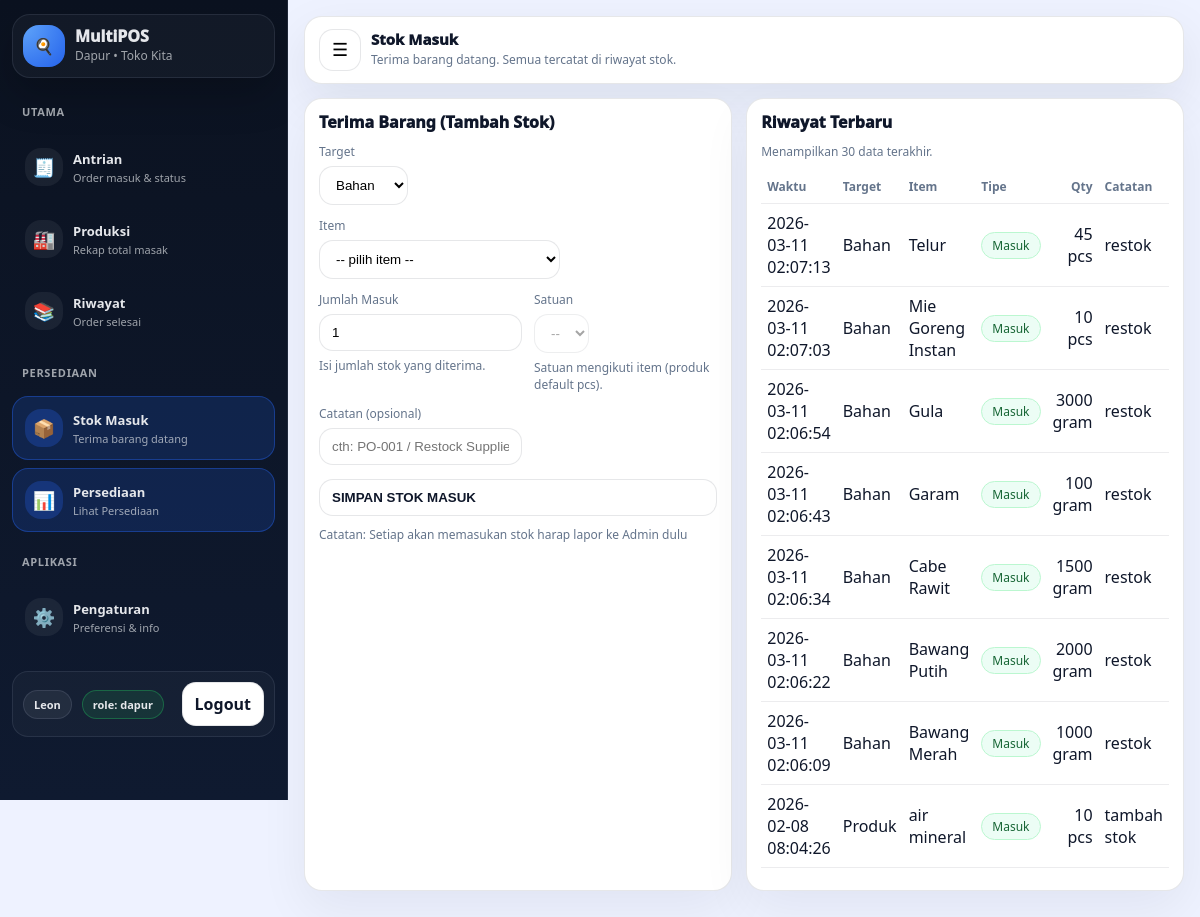
The app's page /advance/dapur_stok_masuk.php (signed in) with its own data.
### tables this page shows
CREATE TABLE `stock_movements` (
  `id` int(11) NOT NULL,
  `store_id` int(11) NOT NULL,
  `target_type` enum('product','ingredient') NOT NULL,
  `target_id` int(11) NOT NULL,
  `direction` enum('in','out') NOT NULL,
  `qty` decimal(12,3) NOT NULL DEFAULT 0.000,
  `unit` varchar(20) NOT NULL DEFAULT 'pcs',
  `note` varchar(255) NOT NULL DEFAULT '',
  `created_by` int(11) NOT NULL,
  `created_at` datetime NOT NULL DEFAULT current_timestamp()
);

### advance/dapur_stok_masuk.php (the view, shortened to what this page needs)
<?php
require __DIR__ . '/../config/db.php';
$dapurId   = (int)auth_user()['id'];
$st = $pdo->prepare("
  SELECT s.id, s.name
  FROM users u
  JOIN stores s ON s.owner_admin_id = u.created_by
  WHERE u.id=? AND s.is_active=1
  LIMIT 1
");
$st->execute([$dapurId]);
$store = $st->fetch();
$storeId   = (int)$store['id'];
$movQ = $pdo->prepare("
  SELECT m.*,
    CASE WHEN m.target_type='product' THEN p.name ELSE i.name END AS item_name
  FROM stock_movements m
  LEFT JOIN products p ON (m.target_type='product' AND p.id=m.target_id)
  LEFT JOIN ingredients i ON (m.target_type='ingredient' AND i.id=m.target_id)
  WHERE m.store_id=?
  ORDER BY m.id DESC
  LIMIT 30
");
$movQ->execute([$storeId]);
$movements = $movQ->fetchAll();
require __DIR__ . '/../publik/partials/dapur_layout_top.php';
require __DIR__ . '/../publik/partials/dapur_sidebar.php';
?>
<main class="content">
  <div class="topbar">
    <div class="left">
      <button class="icon-btn" type="button"
        onclick="window.__dapurSidebarToggle && window.__dapurSidebarToggle()"
        aria-label="Menu">☰</button>
      <div>
        <p class="h" style="margin:0;">Stok Masuk</p>
        <p class="p">Terima barang datang. Semua tercatat di riwayat stok.</p>
      </div>
    </div>
  </div>
  <div class="grid2">
    <div class="card">
      <div style="font-weight:950; margin-bottom:10px;">Terima Barang (Tambah Stok)</div>
      <form method="post" id="inForm">
        <div style="display:grid;grid-template-columns:1fr;gap:12px;">
          <div>
            <label class="small muted" style="display:block;margin-bottom:6px;">Target</label>
            <select name="target" id="targetSel">
              <option value="ingredient">Bahan</option>
            </select>
          </div>
        </div>
        <div style="margin-top:12px;">
          <label class="small muted" style="display:block;margin-bottom:6px;">Item</label>
          <select name="item_id" id="itemSel">
            <option value="0">-- pilih item --</option>
          </select>
        </div>
        <div style="display:grid;grid-template-columns:1fr 1fr;gap:12px;margin-top:12px;">
          <div>
            <label class="small muted" style="display:block;margin-bottom:6px;">Jumlah Masuk</label>
            <input type="number" name="qty" id="qtyInp" step="0.001" min="0.001" value="1">
            <div class="small muted" style="margin-top:6px;">Isi jumlah stok yang diterima.</div>
          </div>
          <div>
            <label class="small muted" style="display:block;margin-bottom:6px;">Satuan</label>
            <select name="unit" id="unitSel" disabled>
              <option value="">--</option>
            </select>
            <div class="small muted" style="margin-top:6px;">Satuan mengikuti item (produk default pcs).</div>
          </div>
        </div>
        <div style="margin-top:12px;">
          <label class="small muted" style="display:block;margin-bottom:6px;">Catatan (opsional)</label>
          <input type="text" name="note" placeholder="cth: PO-001 / Restock Supplier A / Barang datang">
        </div>
        <div style="margin-top:14px;">
          <button class="btn" type="submit" style="width:100%;">SIMPAN STOK MASUK</button>
        </div>
        <div class="small muted" style="margin-top:10px;">
          Catatan: Setiap akan memasukan stok harap lapor ke Admin dulu
        </div>
      </form>
    </div>
    <div class="card">
      <div style="font-weight:950; margin-bottom:10px;">Riwayat Terbaru</div>
      <div class="small muted" style="margin-bottom:10px;">Menampilkan 30 data terakhir.</div>
      <?php if(!$movements): ?>
        <div class="muted">Belum ada riwayat.</div>
      <?php else: ?>
        <table width="100%">
          <tr>
            <th>Waktu</th>
            <th>Target</th>
            <th>Item</th>
            <th>Tipe</th>
            <th style="text-align:right;">Qty</th>
            <th>Catatan</th>
          </tr>
          <?php foreach($movements as $m): ?>
            <tr>
              <td><?= htmlspecialchars((string)$m['created_at']) ?></td>
              <td><?= $m['target_type']==='product'?'Produk':'Bahan' ?></td>
              <td><?= htmlspecialchars((string)($m['item_name'] ?? '')) ?></td>
              <td><span class="pill in">Masuk</span></td>
              <td style="text-align:right;">
                <?= rtrim(rtrim(number_format((float)$m['qty'],3,'.',''), '0'), '.') ?>
                <?= htmlspecialchars((string)$m['unit']) ?>
              </td>
              <td><?= htmlspecialchars((string)$m['note']) ?></td>
            </tr>
          <?php endforeach; ?>
        </table>
      <?php endif; ?>
    </div>
  </div>
</main>
<?php require __DIR__ . '/../publik/partials/dapur_layout_bottom.php'; ?>

### publik/partials/dapur_layout_top.php (style rules this page uses)
:root { --bg: #eef2ff; --surface: #ffffff; --ink: #0f172a; --muted: #64748b; --line: rgba(15,23,42,.10); --sidebar: #0b1220; --sidebar2:#0f1a30; --sb-ink: #e5e7eb; --sb-muted: rgba(229,231,235,.68); --sb-line: rgba(148,163,184,.14); --brand: #2563eb; --good: #16a34a; --radius: 18px; --sb-open: 288px; --sb-mini: 84px; }
* { box-sizing:border-box; }
html,body { height:100% }
body { margin:0; font-family: system-ui,-apple-system,Segoe UI,Roboto,Arial; background: var(--bg); color: var(--ink); overflow-x: hidden; }
.content { padding:16px 16px 26px; min-width:0; }
.topbar { background: var(--surface); border: 1px solid var(--line); border-radius: var(--radius); padding: 12px 14px; display:flex; align-items:center; justify-content:space-between; gap:12px; box-shadow: 0 18px 50px rgba(15,23,42,.08); margin-bottom:14px; }
.topbar .left { display:flex; align-items:flex-start; gap:10px; min-width:0; }
.topbar .left .h { font-size:15px; font-weight: 950; margin:0; white-space:nowrap; overflow:hidden; text-overflow:ellipsis; }
.topbar .left .p { margin:2px 0 0; font-size:12px; color: var(--muted); white-space:nowrap; overflow:hidden; text-overflow:ellipsis; }
.icon-btn { width:42px;height:42px; border-radius: 14px; border: 1px solid var(--line); background: #fff; cursor:pointer; font-size:18px; display:flex;align-items:center;justify-content:center; -webkit-tap-highlight-color: transparent; flex:0 0 auto; }
.btn { display:inline-flex; align-items:center; gap:8px; padding:10px 12px; border-radius: 14px; border:1px solid var(--line); background:#fff; cursor:pointer; font-weight: 900; text-decoration:none; -webkit-tap-highlight-color: transparent; color: var(--ink); }
.card { background: var(--surface); border: 1px solid var(--line); border-radius: var(--radius); padding:12px 14px; box-shadow: 0 18px 50px rgba(15,23,42,.06); }
.muted { color:var(--muted) }
.small { font-size:12px }
table { border-collapse:collapse }
th,td { padding:8px 6px;border-bottom:1px solid rgba(15,23,42,.08) }
th { color:var(--muted);font-size:12px;text-align:left }
input,select { border:1px solid var(--line); border-radius:14px; padding:10px 12px; outline:none; background:#fff; }

### advance/dapur_stok_masuk.php (style rules this page uses)
.grid2 { display:grid;grid-template-columns:1fr 1fr;gap:14px }
.pill { display:inline-block;padding:4px 10px;border-radius:999px;font-size:12px;border:1px solid rgba(15,23,42,.10) }
.pill.in { background:#ecfdf5;border-color:#bbf7d0;color:#166534 }

### records on screen
stock_movements: created_at "2026-03-11 02:07:13", target_type "Bahan", item_name "Telur", qty "45", unit "pcs", note "restok"
stock_movements: created_at "2026-03-11 02:07:03", target_type "Bahan", item_name "Mie Goreng Instan", qty "10", unit "pcs", note "restok"
stock_movements: created_at "2026-03-11 02:06:54", target_type "Bahan", item_name "Gula", qty "3000", unit "gram", note "restok"
stock_movements: created_at "2026-03-11 02:06:43", target_type "Bahan", item_name "Garam", qty "100", unit "gram", note "restok"
stock_movements: created_at "2026-03-11 02:06:34", target_type "Bahan", item_name "Cabe Rawit", qty "1500", unit "gram", note "restok"
stock_movements: created_at "2026-03-11 02:06:22", target_type "Bahan", item_name "Bawang Putih", qty "2000", unit "gram", note "restok"
stock_movements: created_at "2026-03-11 02:06:09", target_type "Bahan", item_name "Bawang Merah", qty "1000", unit "gram", note "restok"
stock_movements: created_at "2026-02-08 08:04:26", target_type "Produk", item_name "air mineral", qty "10", unit "pcs", note "tambah stok"

### other values on screen
$appName "MultiPOS"
$storeName "Toko Kita"
$userName "Leon"
